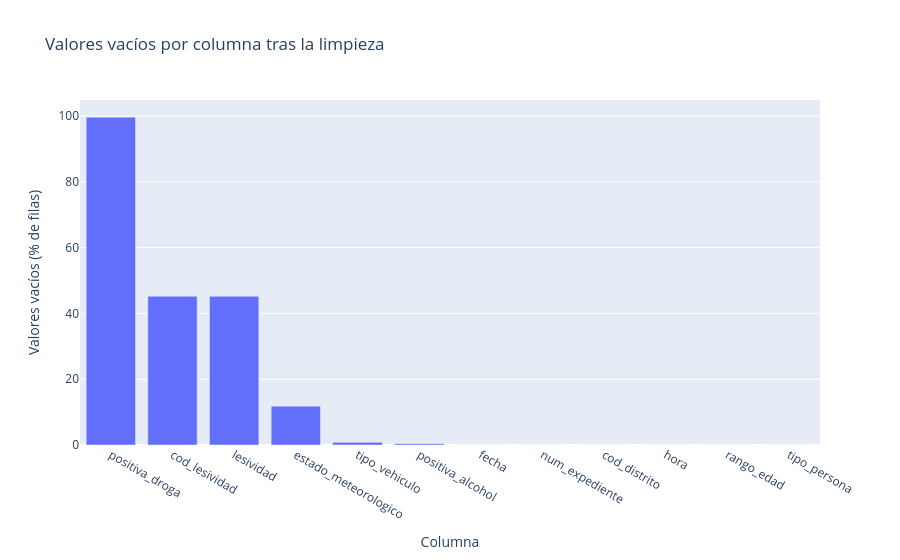

Notebook cell for this chart:
### Code cell
log = {"filas cargadas": len(raw)}

df = raw.copy()
log["filas idénticas (se conservan: pueden ser personas distintas)"] = int(raw.duplicated(subset=[c for c in raw.columns if c != "fichero"]).sum())

df["fecha"] = pd.to_datetime(df["fecha"], format="mixed", dayfirst=True, errors="coerce")
n = len(df); df = df[df["fecha"].notna()]; log["sin fecha válida"] = n - len(df)

n = len(df); df = df[df["fecha"].dt.year.between(FIRST_YEAR, LAST_YEAR)]
log[f"fuera de {FIRST_YEAR}-{LAST_YEAR} (p. ej. 2026)"] = n - len(df)

df["hora_int"] = pd.to_numeric(df["hora"].astype(str).str.extract(r"^\s*(\d{1,2})")[0], errors="coerce")
n = len(df); df = df[df["hora_int"].between(0, 23)]; log["hora inválida"] = n - len(df)

df["cod_distrito"] = pd.to_numeric(df["cod_distrito"], errors="coerce")
n = len(df); df = df[df["cod_distrito"].between(1, 21)]; log["distrito inválido"] = n - len(df)
df["cod_distrito"] = df["cod_distrito"].astype(int)
df["hora_int"] = df["hora_int"].astype(int)

df["lesividad"] = pd.to_numeric(df["cod_lesividad"], errors="coerce")
log["lesividad vacía o NULL (= sin asistencia sanitaria; no es víctima)"] = int(df["lesividad"].isna().sum())
log["filas finales"] = len(df)

df["es_victima"] = df["lesividad"].isin([1, 2, 3, 4, 5, 6, 7])
df["es_grave"] = df["lesividad"].isin([3, 4])
txt = lambda s: s.fillna("").map(norm)
df["persona_n"], df["vehiculo_n"], df["meteo_n"] = txt(df["tipo_persona"]), txt(df["tipo_vehiculo"]), txt(df["estado_meteorologico"])
df["edad_min"] = pd.to_numeric(df["rango_edad"].astype(str).str.extract(r"(\d+)")[0], errors="coerce")
positivo = lambda s: s.fillna("").map(norm).isin(["s", "si", "1", "positivo", "p"])
df["pos_alcohol_droga"] = positivo(df["positiva_alcohol"]) | positivo(df["positiva_droga"])
df["dow"] = df["fecha"].dt.dayofweek

display(pd.Series(log, name="filas").to_frame())
nulos = (df[needed + ["lesividad"]].isna().mean() * 100).round(1).sort_values(ascending=False)
fig = px.bar(nulos.reset_index(), x="index", y=0, title="Valores vacíos por columna tras la limpieza",
             labels={"index": "Columna", "0": "Valores vacíos (% de filas)"})
fig.update_layout(yaxis_title="Valores vacíos (% de filas)", xaxis_title="Columna"); fig.show()
print(f"Personas con lesividad grave o fatal: {int(df.es_grave.sum()):,} ({df.es_grave.mean()*100:.2f} % de las filas)")

### Figure 1 — Plotly figure (JSON) as saved in the notebook; plotly's stock layout.template omitted (floating-point values rounded to 4 significant figures)
{"data": [{"hovertemplate": "Columna=%{x}<br>Valores vacíos (% de filas)=%{y}<extra></extra>", "legendgroup": "", "marker": {"color": "#636efa", "pattern": {"shape": ""}}, "name": "", "orientation": "v", "showlegend": false, "textposition": "auto", "type": "bar", "x": ["positiva_droga", "cod_lesividad", "lesividad", "estado_meteorologico", "tipo_vehiculo", "positiva_alcohol", "fecha", "num_expediente", "cod_distrito", "hora", "rango_edad", "tipo_persona"], "xaxis": "x", "y": [99.6, 45.2, 45.2, 11.8, 0.8, 0.4, 0.0, 0.0, 0.0, 0.0, 0.0, 0.0], "yaxis": "y"}], "layout": {"barmode": "relative", "legend": {"tracegroupgap": 0}, "title": {"text": "Valores vacíos por columna tras la limpieza"}, "xaxis": {"anchor": "y", "domain": [0.0, 1.0], "title": {"text": "Columna"}}, "yaxis": {"anchor": "x", "domain": [0.0, 1.0], "title": {"text": "Valores vacíos (% de filas)"}}}}
